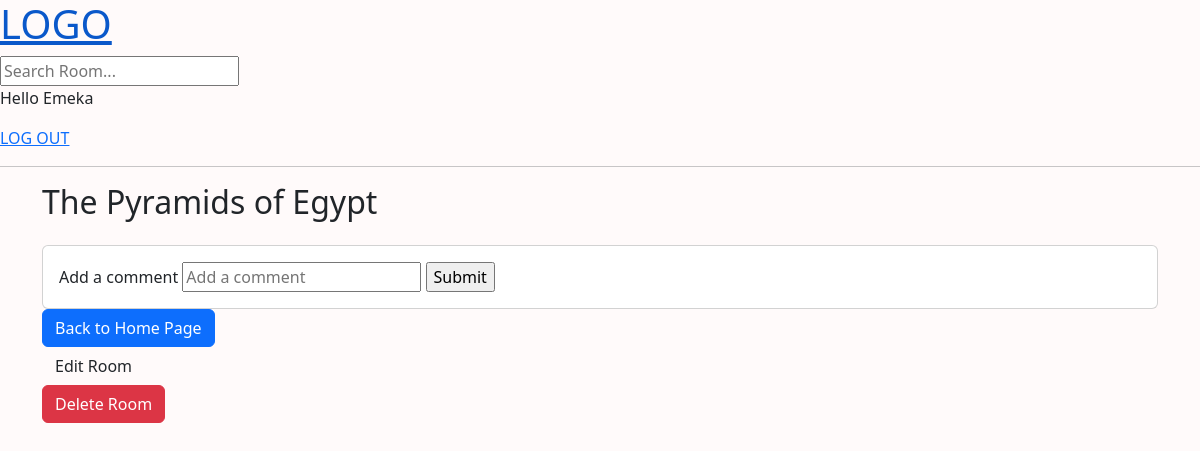
The app's page /room-detail/4/ (signed in), older data.
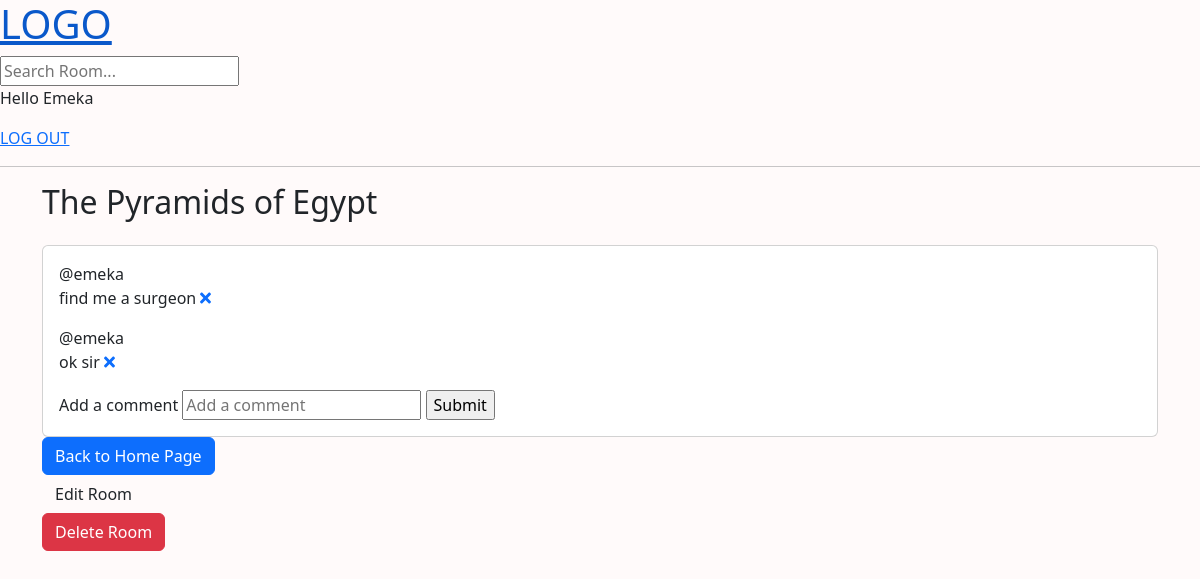
The same page, newer data.
### base/models.py (models this page shows, shortened)
class Comment(models.Model):
    user = models.ForeignKey(User, on_delete=models.CASCADE)
    parent_comment = models.ForeignKey(
        'self', on_delete=models.CASCADE, null=True, blank=True
    )
    room = models.ForeignKey(Room, on_delete=models.CASCADE)
    content = models.TextField()
    updated = models.DateTimeField(auto_now=True)
    created = models.DateTimeField(auto_now_add=True)
    def __str__(self):
        return self.content

class User(AbstractUser):
    first_name = models.CharField(max_length=100, blank=False)
    last_name = models.CharField(max_length=100, blank=False)
    email = models.EmailField(unique=True, blank=False)
    student_id = models.CharField(max_length=10, unique=True, blank=True)
    school = models.ForeignKey(
        School, on_delete=models.SET_NULL, null=True, blank=True)
    course = models.CharField(max_length=100, null=True, blank=True)
    USERNAME_FIELD = 'email'
    REQUIRED_FIELDS = []
    def __str__(self) -> str:
        return self.username

### base/views.py (the view, shortened to what this page needs)
# urls.py: path('room-detail/<str:pk>/', views.roomDetail, name='room-detail'),
@login_required(login_url='login')
def roomDetail(request, pk):
    room = Room.objects.get(id=pk)
    user_school = request.user.school
    if room.school.exists() and user_school not in room.school.all():
        messages.error(request, 'Not permitted in the Room!')
        return redirect('home')
    comments = Comment.objects.filter(room=room)
    participants = create_participants(room, comments)
    context = {'room': room, 'comments': comments,
               'participants': participants}
    return render(request, 'base/room-detail.html', context)

### base/models.py (called while the page is built)
    def __str__(self):
        return self.name

### base/views.py (called while the page is built)
def create_participants(room, comments):
    participants = room.participant_set.all()
    for comment in comments:
        user = comment.user
        if not participants.filter(user=user).exists():
            Participant.objects.create(user=user, room=room)
    return room.participant_set.all()

### base/templates/base/room-detail.html (shortened to what this page needs)
{% extends 'main.html' %}
{% block content %}
<div class="container-lg">
    <h2>{{room}}</h2>
    <div class="card mt-4">
        <div class="card-body">
            {% for comment in comments %}
            <div>
                <span>@{{comment.user}}</span>
                <p>
                    {{comment}} <a href="{% url 'delete-comment' comment.id %}">
                        <i class="fas fa-times"></i>
                    </a>
                </p>
            </div>
            {% endfor %}
            <form action="" method="post">
                <label for="newComment">Add a comment</label>
                <input type="text" name="newComment" placeholder="Add a comment">
                <input type="submit" value="Submit">
            </form>
        </div>
    </div>
    <a href="{% url 'home' %}" class="btn btn-primary">Back to Home Page</a> <br>
    <a href="{% url 'edit-room' room.id %}" class="btn">Edit Room</a> <br>
    <a href="{% url 'delete-room' room.id %}" class="btn btn-danger">Delete Room</a> <br>
</div>
{% endblock content %}

Row changes from the older to the newer data that the page shows:
added Comment: user "emeka", content "find me a surgeon"
added Comment: user "emeka", content "ok sir"
